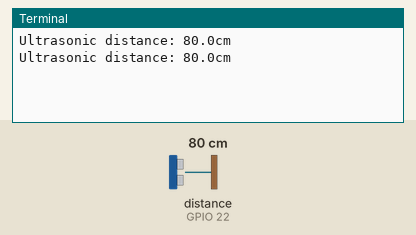
This program was run on a simulated Raspberry Pi (BCM pin numbers). Shown: the last lines printed to the terminal. Inputs (shaded band) come from the test bench; at power-on: distance to the obstacle (sensor on GPIO 22) 80 cm. The echo pulse lasts 58.3 µs per cm.

Above: at 1.2 s.
1.3 s: distance to the obstacle (sensor on GPIO 22) set to 2 cm
At 1.8 s:
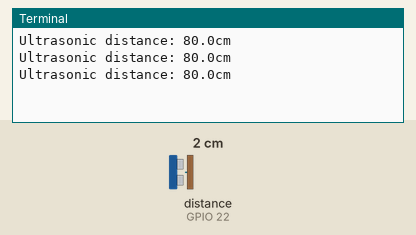
2.8 s: distance to the obstacle (sensor on GPIO 22) set to 4 cm
At 3.4 s:
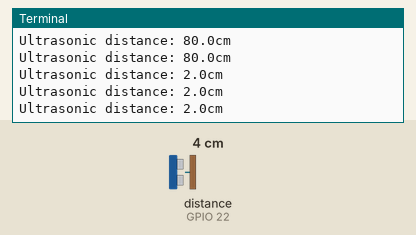
Timing chart, 0 to 5.8 s (numbered marks = the images above; inputs shaded):
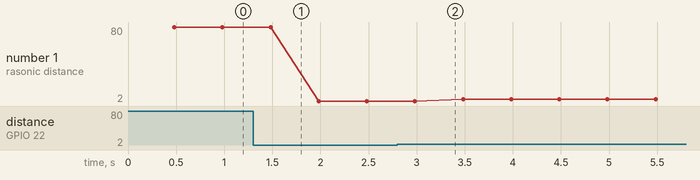

The program:

ultrasonic.py
```python
from gpiozero import DistanceSensor, PWMSoftwareFallback, DistanceSensorNoEcho
import warnings
import time

class Ultrasonic:
    def __init__(self, trigger_pin: int = 27, echo_pin: int = 22, max_distance: float = 3.0):
        # Initialize the Ultrasonic class and set up the distance sensor.
        warnings.filterwarnings("ignore", category = DistanceSensorNoEcho)
        warnings.filterwarnings("ignore", category = PWMSoftwareFallback)  # Ignore PWM software fallback warnings
        self.trigger_pin = trigger_pin  # Set the trigger pin number
        self.echo_pin = echo_pin        # Set the echo pin number
        self.max_distance = max_distance  # Set the maximum distance
        self.sensor = DistanceSensor(echo=self.echo_pin, trigger=self.trigger_pin, max_distance=self.max_distance)  # Initialize the distance sensor

    def __enter__(self):
        return self

    def __exit__(self, exc_type, exc_value, traceback):
        self.close()

    def get_distance(self) -> float:
        """
        Get the distance measurement from the ultrasonic sensor.

        Returns:
        float: The distance measurement in centimeters, rounded to one decimal place.
        """
        try:
            distance = self.sensor.distance * 100  # Get the distance in centimeters
            return round(float(distance), 1)  # Return the distance rounded to one decimal place
        except RuntimeWarning as e:
            print(f"Warning: {e}")
            return None

    def close(self):
        # Close the distance sensor.
        self.sensor.close()  # Close the sensor to release resources

if __name__ == '__main__':
    # Initialize the Ultrasonic instance with default pin numbers and max distance
    with Ultrasonic() as ultrasonic:
        try:
            while True:
                distance = ultrasonic.get_distance()  # Get the distance measurement in centimeters
                if distance is not None:
                    print(f"Ultrasonic distance: {distance}cm")  # Print the distance measurement
                time.sleep(0.5)  # Wait for 0.5 seconds
        except KeyboardInterrupt:  # Handle keyboard interrupt (Ctrl+C)
            print("\nEnd of program")  # Print an end message
```

Measured:
- plotted number 1: 80 → 2 after the input at 1.3 s, 2 → 4 after the input at 2.8 s
